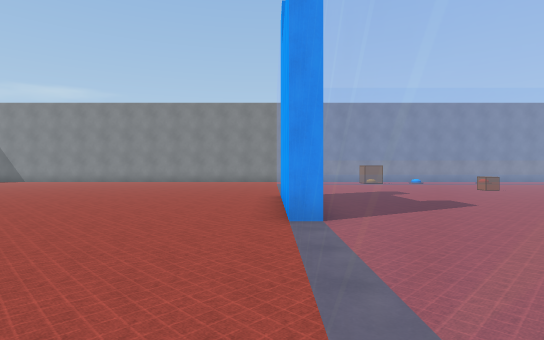
View 1 (above)

17 first-person views from a walk through a scene from a Unity 3-D project. The camera is 1.5 m above the floor, looks level and sees 80° across. The floor is counted in squares, 2 m on a side. Each view is taken from the middle of a square. On the plan, view 1 faces up. The plan holds only what a view shows up to about 11 squares ahead; the rest is blank. The place goes on beyond the plan. The player character is not drawn. Door leaves are left out, so doorways stand open. Surface patterns are stand-ins for the level's own textures.

View 2
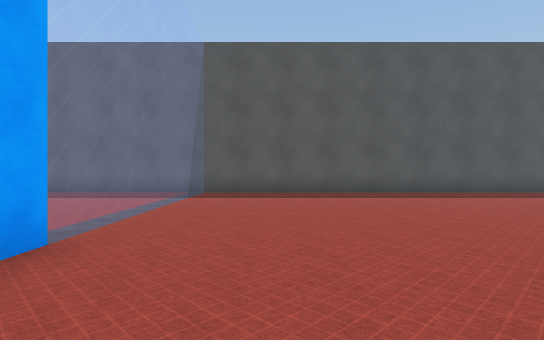

View 3
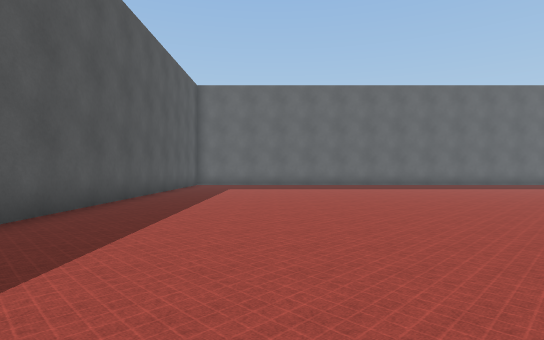

View 4
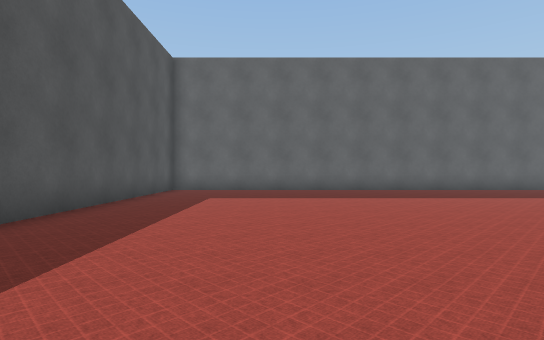

View 5
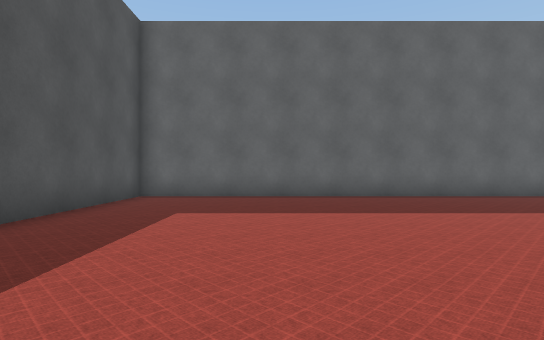

View 6
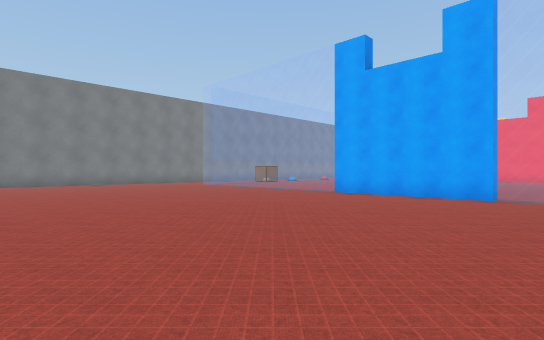

View 7
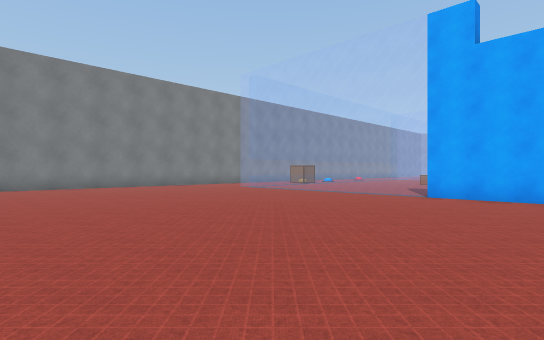

View 8
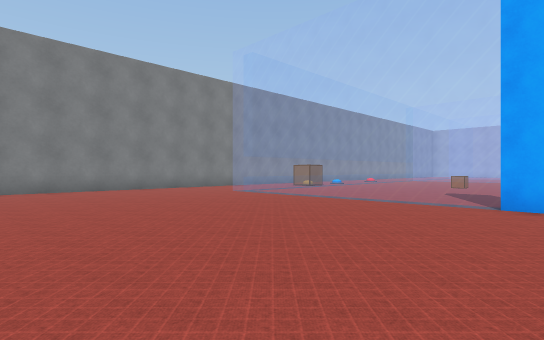

View 9
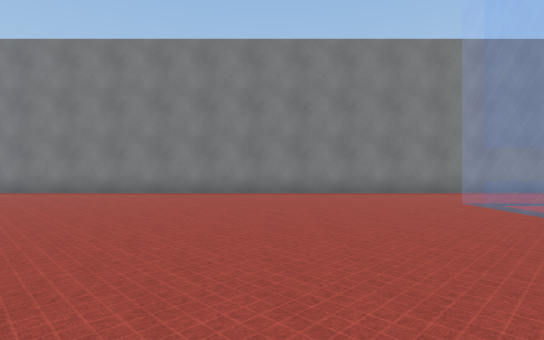

View 10
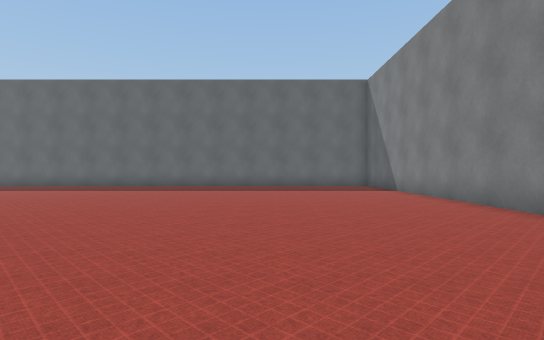

View 11
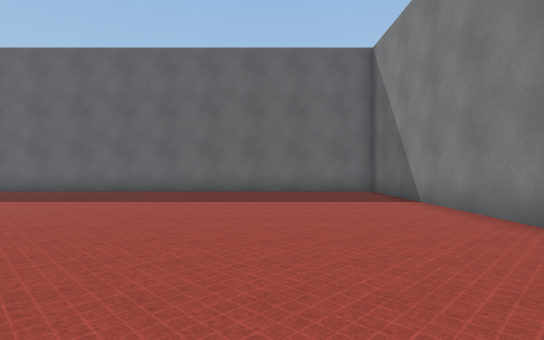

View 12
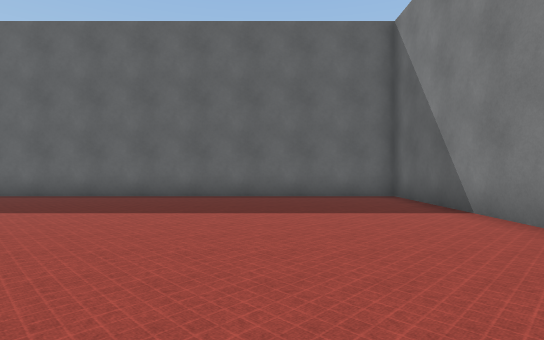

View 13
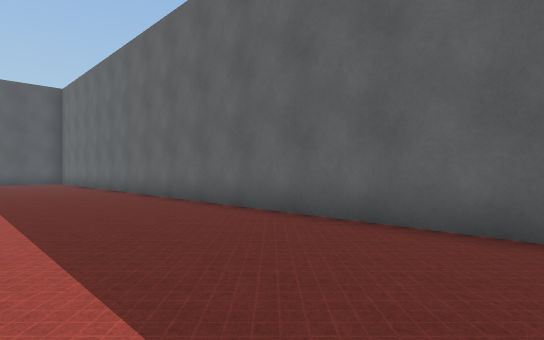

View 14
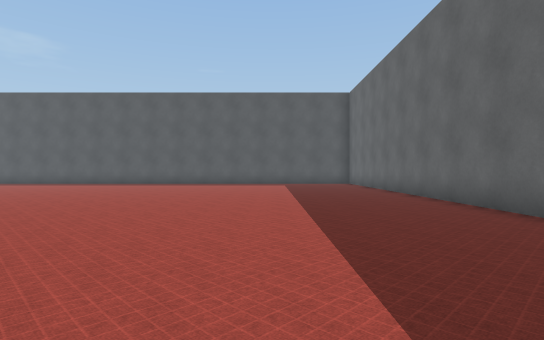

View 15
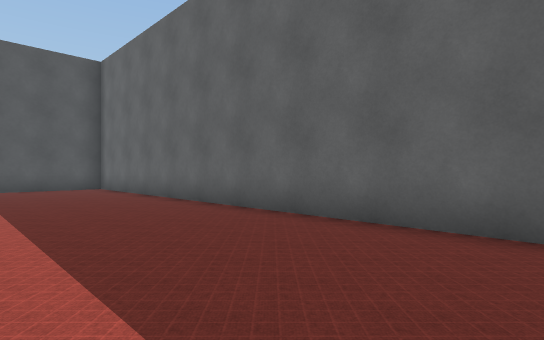

View 16
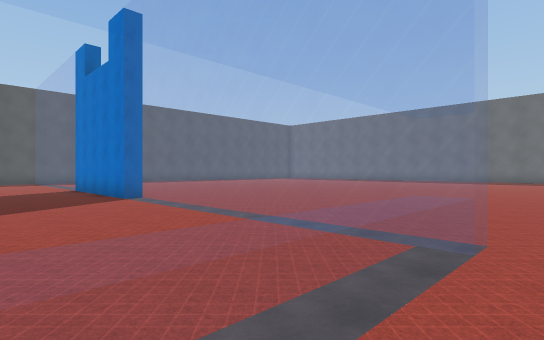

View 17
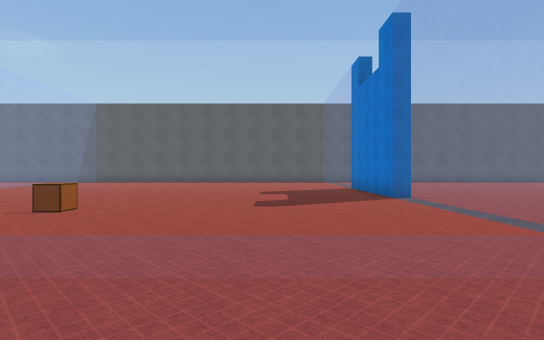

### Floor plan
Key: @ floor where view 1 was taken; # wall or solid block; . floor; D open door; = window, fence, low wall or low ledge; ^ raised ledge; O other object.
Columns run from 20 left of view 1 to 12 right of it. Each row starts with its distance up from view 1.
 21 ##########################
 20 #........................
 19 #.......................
 18 #........................
 17 #....................=^^^^
 16 #....................=.....
 15 #....................=......
 14 #....................=.......
 13 #....................=.......
 12 #....................=......O.
 11 #....................=.........
 10 #....................=..........
  9 #....................#..........
  8 #...................DD...........
  7 #...................DD...........
  6 #...................DD....
  5 #....................#....
  4 #....................=....
  3 #....................=..
  2 #....................=.
  1 #....................=..
  0 #...................@=..
 -1 #....................=...
 -2 #....................=....
 -3 ##########################

Where each view was taken, in squares from view 1:
view 1: 0 up, 0 right, facing up
view 2: 8 up, 2 left, facing down
view 3: 1 up, 3 left, facing left
view 4: 1 up, 7 left, facing left
view 5: 1 up, 10 left, facing left
view 6: 3 up, 9 left, facing up-right
view 7: 6 up, 9 left, facing up-right
view 8: 8 up, 7 left, facing up-right
view 9: 10 up, 4 left, facing up
view 10: 16 up, 4 left, facing left
view 11: 17 up, 8 left, facing left
view 12: 17 up, 10 left, facing left
view 13: 17 up, 15 left, facing down-left
view 14: 15 up, 15 left, facing down
view 15: 11 up, 15 left, facing down-left
view 16: 18 up, 4 right, facing down-left
view 17: 18 up, 4 right, facing down
